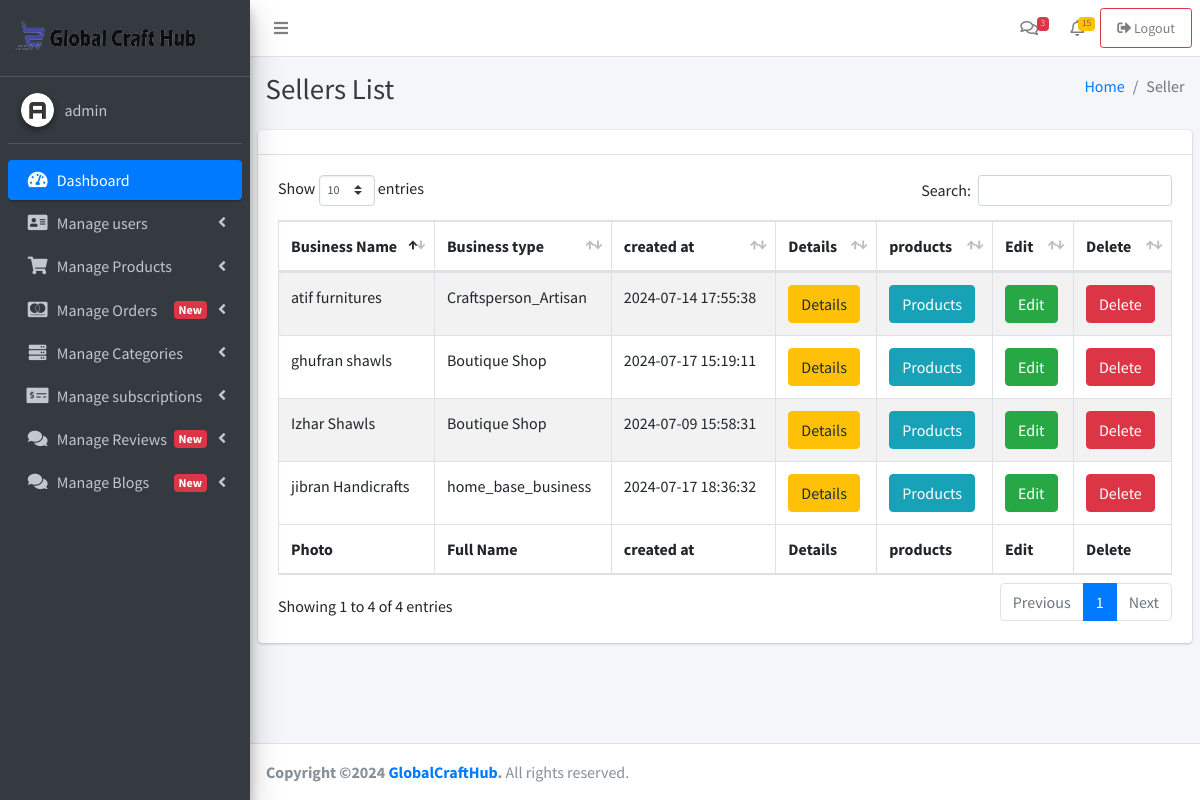
Page /Admin/Seller_list.php (signed in) on the committed database.
### tables this page shows
CREATE TABLE `sellers` (
  `id` int(11) NOT NULL,
  `user_id` int(11) NOT NULL,
  `business_name` varchar(255) NOT NULL,
  `business_type` varchar(255) DEFAULT NULL,
  `account_status` enum('active','inactive') DEFAULT 'active'
);

CREATE TABLE `users` (
  `id` int(11) NOT NULL,
  `username` varchar(255) NOT NULL,
  `password` varchar(255) NOT NULL,
  `email` varchar(255) NOT NULL,
  `role` enum('buyer','seller','admin') NOT NULL,
  `created_at` datetime DEFAULT current_timestamp(),
  `updated_at` datetime DEFAULT current_timestamp() ON UPDATE current_timestamp()
);

### Admin/Seller_list.php (the view, shortened to what this page needs)
<?php
include("includes/Session.php");
$query_sellers = mysqli_query($con, "SELECT
    users.id AS user_id,
    users.username,
    users.email,
    users.password,
    users.created_at,
    sellers.id AS seller_id,
    sellers.business_name,
    sellers.business_type,
    sellers.account_status
FROM
    users
JOIN
    sellers
ON
    users.id = sellers.user_id
WHERE
    users.role = 'seller';
");
?>
<!DOCTYPE html>
<html>
<head>
  <?php
  include("includes/links.php");
  ?>
</head>
<body class="hold-transition sidebar-mini layout-fixed">
  <div class="wrapper">
    <?php
    include("includes/header.php");
    ?>
    <?php
    include("includes/sidepanel.php");
    ?>
    <div class="content-wrapper">
      <div class="content-header">
        <div class="container-fluid">
          <div class="row mb-2">
            <div class="col-sm-6">
              <h1 class="m-0 text-dark">Sellers List</h1>
            </div>
            <div class="col-sm-6">
              <ol class="breadcrumb float-sm-right">
                <li class="breadcrumb-item"><a href="index.php">Home</a></li>
                <li class="breadcrumb-item active">Seller</li>
              </ol>
            </div>
          </div>
        </div>
      </div>
      <section class="content">
        <div class="card">
          <div class="card-header">
          </div>
          <div class="card-body">
            <table id="example1" class="table table-bordered table-striped">
              <thead>
                <tr>
                  <th>Business Name</th>
                  <th> Business type</th>
                  <th> created at</th>
                  <th> Details</th>
                  <th> products</th>
                  <th> Edit</th>
                  <th> Delete</th>
                </tr>
              </thead>
              <tbody>
                <?php
                while ($row = mysqli_fetch_assoc($query_sellers)) {
                  echo "<tr>";
                  echo "<td>{$row['business_name']}</td>";
                  echo "<td>{$row['business_type']}</td>";
                  echo "<td>{$row['created_at']}</td>";
                  echo "<td style='align-content: center;'><a href='#' class='btn btn-warning'>Details</a></td>";
                  echo "<td style='align-content: center;'><a href='Product_of_sellers.php?Sid={$row['seller_id']}' class='btn btn-info'>Products</a></td>";
                  echo "<td><a href='Add_seller.php?Uid={$row['user_id']}' class='btn btn-success'>Edit</a></td>";
                  echo "<td><a href='Seller_list.php?Did={$row['user_id']}' class='btn btn-danger' onclick='return confirm(\"Are you sure you want to delete this seller?\")'>Delete</a></td>";
                  echo "</tr>";
                }
                ?>
              </tbody>
              <tfoot>
                <tr>
                  <th>Photo</th>
                  <th>Full Name</th>
                  <th> created at</th>
                  <th>Details</th>
                  <th> products</th>
                  <th> Edit</th>
                  <th> Delete</th>
                </tr>
              </tfoot>
            </table>
          </div>
        </div>
      </section>
    </div>
    <?php
    include("includes/footer.php");
    ?>
  </div>
</body>
</html>

### rows in the picture
sellers: business_name "Izhar Shawls", business_type "Boutique Shop", user.created_at "2024-07-09 15:58:31"
sellers: business_name "atif furnitures", business_type "Craftsperson_Artisan", user.created_at "2024-07-14 17:55:38"
sellers: business_name "ghufran shawls", business_type "Boutique Shop", user.created_at "2024-07-17 15:19:11"
sellers: business_name "jibran Handicrafts", business_type "home_base_business", user.created_at "2024-07-17 18:36:32"

### other values in the picture
$_SESSION['username'] "admin"
